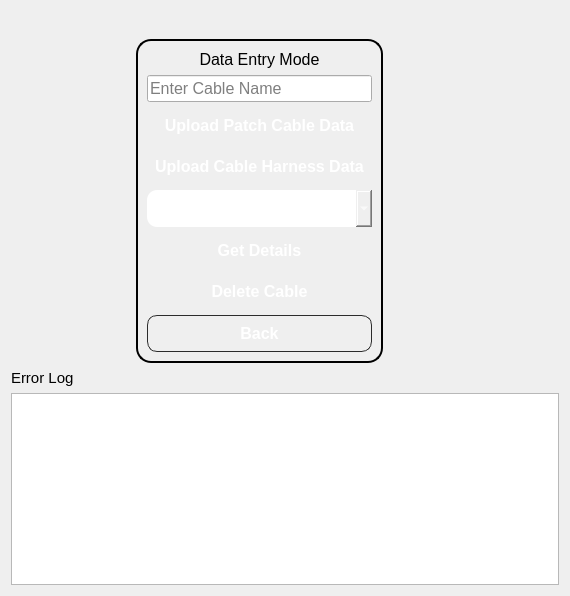
      <widget class="QWidget" name="page_dataEntry">
       <layout class="QGridLayout" name="gridLayout_13">
        <item row="0" column="1">
         <spacer name="verticalSpacer_32">
          <property name="orientation">
           <enum>Qt::Vertical</enum>
          </property>
          <property name="sizeHint" stdset="0">
           <size>
            <width>20</width>
            <height>28</height>
           </size>
          </property>
         </spacer>
        </item>
        <item row="1" column="0">
         <spacer name="horizontalSpacer_23">
          <property name="orientation">
           <enum>Qt::Horizontal</enum>
          </property>
          <property name="sizeHint" stdset="0">
           <size>
            <width>119</width>
            <height>20</height>
           </size>
          </property>
         </spacer>
        </item>
        <item row="1" column="1">
         <widget class="QFrame" name="frame_6">
          <property name="styleSheet">
           <string notr="true">QFrame { font-size: 14px; font-weight: bold;border : 2px solid black;border-radius:15px; }</string>
          </property>
          <property name="frameShape">
           <enum>QFrame::StyledPanel</enum>
          </property>
          <property name="frameShadow">
           <enum>QFrame::Raised</enum>
          </property>
          <layout class="QVBoxLayout" name="verticalLayout_18">
           <item>
            <widget class="QLabel" name="label_4">
             <property name="sizePolicy">
              <sizepolicy hsizetype="Preferred" vsizetype="Fixed">
               <horstretch>0</horstretch>
               <verstretch>0</verstretch>
              </sizepolicy>
             </property>
             <property name="font">
              <font>
               <pointsize>12</pointsize>
               <weight>50</weight>
               <italic>false</italic>
               <bold>false</bold>
              </font>
             </property>
             <property name="styleSheet">
              <string notr="true">border:none;
font:12pt;</string>
             </property>
             <property name="text">
              <string>Data Entry Mode</string>
             </property>
             <property name="alignment">
              <set>Qt::AlignCenter</set>
             </property>
            </widget>
           </item>
           <item>
            <widget class="QLineEdit" name="lineEdit_cableName">
             <property name="font">
              <font>
               <pointsize>12</pointsize>
              </font>
             </property>
             <property name="placeholderText">
              <string>Enter Cable Name</string>
             </property>
            </widget>
           </item>
           <item>
            <widget class="QPushButton" name="pushButton_uploadPatch">
             <property name="font">
              <font>
               <pointsize>12</pointsize>
               <weight>75</weight>
               <bold>true</bold>
              </font>
             </property>
             <property name="styleSheet">
              <string notr="true">QPushButton
{
    background: qlineargradient(
        x1:0, y1:0,
        x2:1, y2:0,
        stop:0 #3949AB,
        stop:1 #8E24AA
    );

    color: white;
    border: none;
    border-radius: 10px;
    padding: 8px;
    font-weight: bold;
}

QPushButton:hover
{
    background: qlineargradient(
        x1:0, y1:0,
        x2:1, y2:0,
        stop:0 #5C6BC0,
        stop:1 #AB47BC
    );
}

QPushButton:pressed
{
    background: qlineargradient(
        x1:0, y1:0,
        x2:1, y2:0,
        stop:0 #283593,
        stop:1 #7B1FA2
    );

    padding-top: 10px;
    padding-left: 10px;
}</string>
             </property>
             <property name="text">
              <string>Upload Patch Cable Data</string>
             </property>
            </widget>
           </item>
           <item>
            <widget class="QPushButton" name="pushButton_uploadCable">
             <property name="font">
              <font>
               <pointsize>12</pointsize>
               <weight>75</weight>
               <bold>true</bold>
              </font>
             </property>
             <property name="styleSheet">
              <string notr="true">QPushButton
{
    background: qlineargradient(
        x1:0, y1:0,
        x2:1, y2:0,
        stop:0 #3949AB,
        stop:1 #8E24AA
    );

    color: white;
    border: none;
    border-radius: 10px;
    padding: 8px;
    font-weight: bold;
}

QPushButton:hover
{
    background: qlineargradient(
        x1:0, y1:0,
        x2:1, y2:0,
        stop:0 #5C6BC0,
        stop:1 #AB47BC
    );
}

QPushButton:pressed
{
    background: qlineargradient(
        x1:0, y1:0,
        x2:1, y2:0,
        stop:0 #283593,
        stop:1 #7B1FA2
    );

    padding-top: 10px;
    padding-left: 10px;
}</string>
             </property>
             <property name="text">
              <string>Upload Cable Harness Data</string>
             </property>
            </widget>
           </item>
           <item>
            <widget class="QComboBox" name="comboBox_fileNames">
             <property name="font">
              <font>
               <pointsize>12</pointsize>
               <weight>75</weight>
               <bold>true</bold>
              </font>
             </property>
             <property name="styleSheet">
              <string notr="true">QComboBox
{
    background: qlineargradient(
        x1:0, y1:0,
        x2:1, y2:0,
        stop:0 #3949AB,
        stop:1 #8E24AA
    );

    color: white;
    border: none;
    border-radius: 10px;
    padding: 8px;
    font-weight: bold;
}

QPushButton:hover
{
    background: qlineargradient(
        x1:0, y1:0,
        x2:1, y2:0,
        stop:0 #5C6BC0,
        stop:1 #AB47BC
    );
}

QPushButton:pressed
{
    background: qlineargradient(
        x1:0, y1:0,
        x2:1, y2:0,
        stop:0 #283593,
        stop:1 #7B1FA2
    );

    padding-top: 10px;
    padding-left: 10px;
}</string>
             </property>
            </widget>
           </item>
           <item>
            <widget class="QPushButton" name="pushButton_getDetails">
             <property name="font">
              <font>
               <pointsize>12</pointsize>
               <weight>75</weight>
               <bold>true</bold>
              </font>
             </property>
             <property name="styleSheet">
              <string notr="true">QPushButton
{
    background: qlineargradient(
        x1:0, y1:0,
        x2:1, y2:0,
        stop:0 #3949AB,
        stop:1 #8E24AA
    );

    color: white;
    border: none;
    border-radius: 10px;
    padding: 8px;
    font-weight: bold;
}

QPushButton:hover
{
    background: qlineargradient(
        x1:0, y1:0,
        x2:1, y2:0,
        stop:0 #5C6BC0,
        stop:1 #AB47BC
    );
}

QPushButton:pressed
{
    background: qlineargradient(
        x1:0, y1:0,
        x2:1, y2:0,
        stop:0 #283593,
        stop:1 #7B1FA2
    );

    padding-top: 10px;
    padding-left: 10px;
}</string>
             </property>
             <property name="text">
              <string>Get Details</string>
             </property>
            </widget>
           </item>
           <item>
            <widget class="QPushButton" name="pushButton_delCable">
             <property name="font">
              <font>
               <pointsize>12</pointsize>
               <weight>75</weight>
               <bold>true</bold>
              </font>
             </property>
             <property name="styleSheet">
              <string notr="true">QPushButton
{
    background: qlineargradient(
        x1:0, y1:0,
        x2:1, y2:0,
        stop:0 #3949AB,
        stop:1 #8E24AA
    );

    color: white;
    border: none;
    border-radius: 10px;
    padding: 8px;
    font-weight: bold;
}

QPushButton:hover
{
    background: qlineargradient(
        x1:0, y1:0,
        x2:1, y2:0,
        stop:0 #5C6BC0,
        stop:1 #AB47BC
    );
}

QPushButton:pressed
{
    background: qlineargradient(
        x1:0, y1:0,
        x2:1, y2:0,
        stop:0 #283593,
        stop:1 #7B1FA2
    );

    padding-top: 10px;
    padding-left: 10px;
}</string>
             </property>
             <property name="text">
              <string>Delete Cable</string>
             </property>
            </widget>
           </item>
           <item>
            <widget class="QPushButton" name="pushButton_backToModes">
             <property name="font">
              <font>
               <pointsize>12</pointsize>
               <weight>75</weight>
               <bold>true</bold>
              </font>
             </property>
             <property name="styleSheet">
              <string notr="true">QPushButton
{
    background: qlineargradient(
        x1:0, y1:0,
        x2:1, y2:0,
        stop:0 #616161,
        stop:1 #424242
    );

    color: white;
    border: 1px solid #2c2c2c;
    border-radius: 10px;
    padding: 8px;
    font-weight: bold;
}

QPushButton:hover
{
    background: qlineargradient(
        x1:0, y1:0,
        x2:1, y2:0,
        stop:0 #757575,
        stop:1 #545454
    );
}

QPushButton:pressed
{
    background: qlineargradient(
        x1:0, y1:0,
        x2:1, y2:0,
        stop:0 #4a4a4a,
        stop:1 #303030
    );

    padding-top: 10px;
    padding-left: 10px;
}</string>
             </property>
             <property name="text">
              <string>Back</string>
             </property>
            </widget>
           </item>
          </layout>
         </widget>
        </item>
        <item row="1" column="2">
         <spacer name="horizontalSpacer_22">
          <property name="orientation">
           <enum>Qt::Horizontal</enum>
          </property>
          <property name="sizeType">
           <enum>QSizePolicy::Expanding</enum>
          </property>
          <property name="sizeHint" stdset="0">
           <size>
            <width>170</width>
            <height>20</height>
           </size>
          </property>
         </spacer>
        </item>
        <item row="2" column="0" colspan="3">
         <widget class="QLabel" name="label_10">
          <property name="sizePolicy">
           <sizepolicy hsizetype="Preferred" vsizetype="Fixed">
            <horstretch>0</horstretch>
            <verstretch>0</verstretch>
           </sizepolicy>
          </property>
          <property name="font">
           <font>
            <pointsize>11</pointsize>
           </font>
          </property>
          <property name="text">
           <string>Error Log</string>
          </property>
         </widget>
        </item>
        <item row="3" column="0" colspan="3">
         <widget class="QTextEdit" name="textEdit_ErrorLog">
          <property name="font">
           <font>
            <pointsize>11</pointsize>
           </font>
          </property>
         </widget>
        </item>
       </layout>
      </widget>
